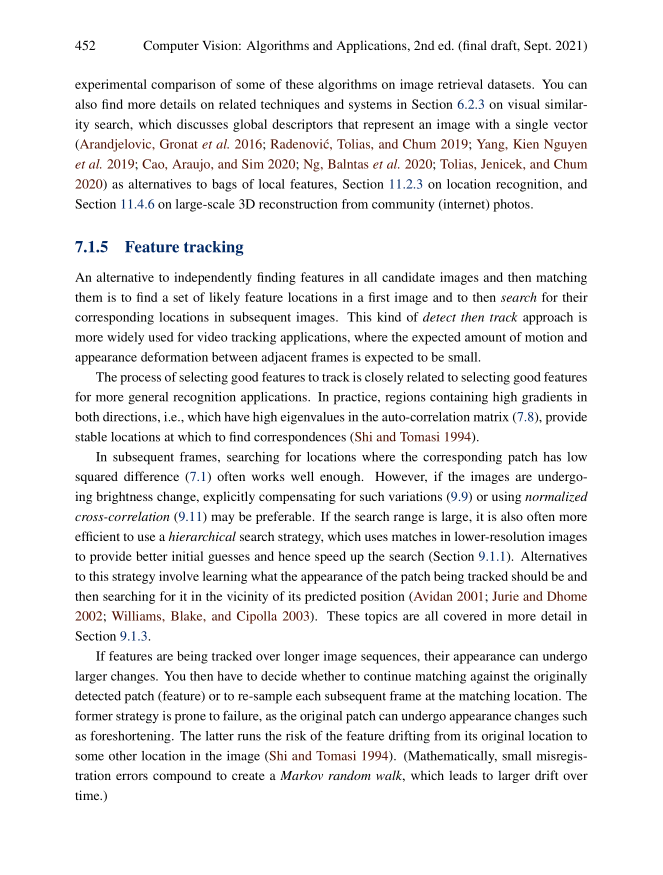
#> input picture assignment_4/solutions/reference_img.png, 1325 x 1750 px (shown at 1/2 size)
$ python assignment_4.py
#> lines starting #> are read from the running program, lines starting #| are printed output that depends on the picture; pictures that were not available may be replaced by others from this repository, and a replacement may not be noted
#> further down, image is the input picture: shape (1750, 1325, 3); mean B, G, R 239, 239, 239.3
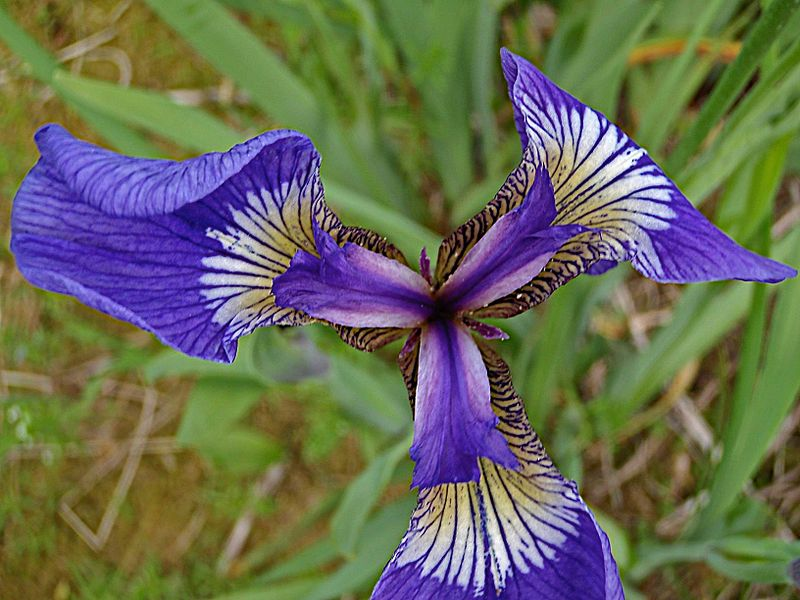
#> input picture assignment_1/solutions/iris-1.jpg, 800 x 600 px, given in place of align_this.jpg, which was not available
#> further down, image2 is the input picture: shape (600, 800, 3); mean B, G, R 86.8, 107.1, 104.6
import pathlib as path

import cv2
import numpy as np


def print_and_save(title: str, image_to_save: np.ndarray):
    source_path = path.Path(__file__).parent
    cv2.imshow(title, image_to_save)
    cv2.imwrite(str(source_path / title), image_to_save)
    cv2.waitKey(0)
    cv2.destroyAllWindows()

def reference_image(image: np.ndarray):
    image_gray = cv2.cvtColor(image, cv2.COLOR_BGR2GRAY)
    detection = cv2.cornerHarris(image_gray, 2, 3, 0.04)

    detection = cv2.dilate(detection, None)

    image[detection > 0.01 * detection.max()] = [255,0,0]

    print_and_save('harris.png', image)

def sift_and_stitch(image_to_align: np.ndarray, reference_image: np.ndarray, max_features: int = 10, good_match_percent: float = 0.7):
#> called with max_features = 10, good_match_percent = 0.7
    image_to_align_gray = cv2.cvtColor(image_to_align, cv2.COLOR_BGR2GRAY)
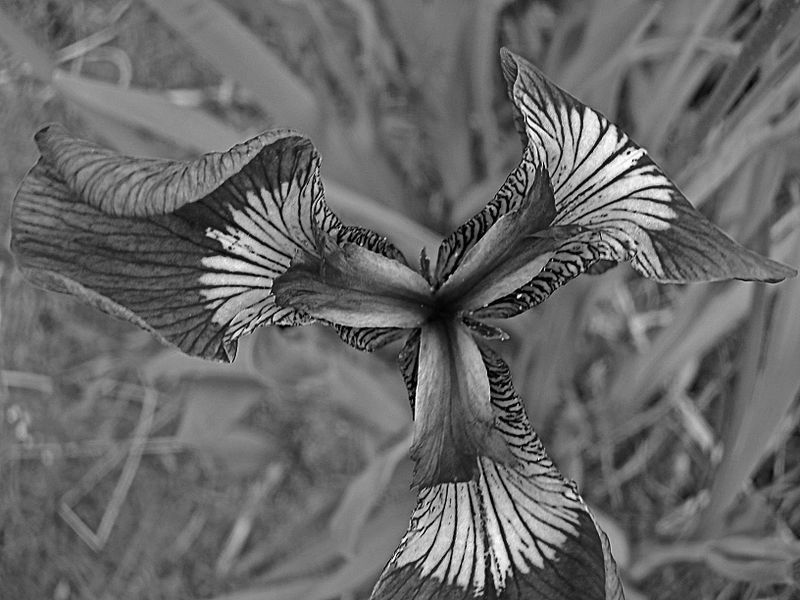
#> image_to_align_gray: shape (600, 800); min 0, max 255, mean 104.1
    reference_image_gray = cv2.cvtColor(reference_image, cv2.COLOR_BGR2GRAY)

    # Detect SIFT features
    sift = cv2.SIFT_create()
    kp1, des1 = sift.detectAndCompute(image_to_align_gray, None)
#> kp1 = 3134 keypoints; strongest (x, y, size): (519, 296, 2.7), (628, 153, 2.2), (501, 579, 2.3), (392, 560, 1.9)
    kp2, des2 = sift.detectAndCompute(reference_image_gray, None)
#> kp2 = 16587 keypoints; strongest (x, y, size): (868, 326, 1.8), (940, 286, 1.8), (528, 286, 1.8), (209, 1230, 1.8)

    bf = cv2.BFMatcher(cv2.NORM_L2, crossCheck=True)

    matches = bf.match(des1, des2)
#> matches = 359 matches
    matches = sorted(matches, key=lambda x: x.distance)
    matches = [m for m in matches if m.distance > good_match_percent]
    matches_to_draw = matches[:max_features]
#> matches_to_draw = 10 matches

    result = cv2.drawMatches(
        image_to_align_gray, kp1,
        reference_image_gray, kp2,
        matches_to_draw,
        None,
        flags=2,
    )
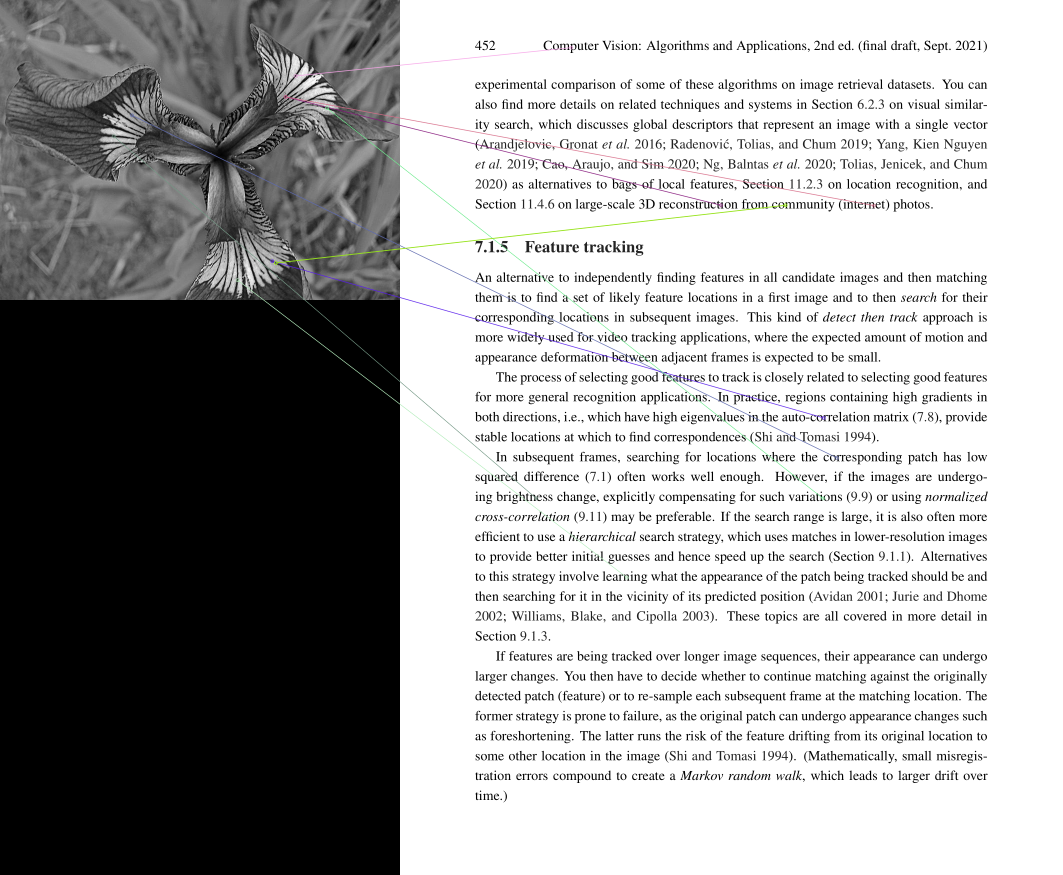
#> result: shape (1750, 2125, 3) (shown at 1/2 size); mean of channels 0, 1, 2 162.3, 162.3, 162.3; drawn as B, G, R
    print_and_save('sift.jpg', result)

    # Extract location of good matches
    src_pts = np.array([kp1[m.queryIdx].pt for m in matches_to_draw], dtype=np.float32).reshape(-1, 1, 2)
#> src_pts = [[590.8, 151.4], [263.5, 230.2], [570.8, 193.3], [544, 522], [653.6, 215.8], [570.8, 193.3], [551.1, 525.5], [227, 272], [474.7, 559.8], [551.1, 525.5]]
    dst_pts = np.array([kp2[m.trainIdx].pt for m in matches_to_draw], dtype=np.float32).reshape(-1, 1, 2)
#> dst_pts = [[342.1, 94.78], [873.6, 915.4], [641.5, 410], [847.2, 835.4], [845.4, 996.3], [947.4, 410.8], [770.6, 410.1], [272, 996.3], [453.4, 1154.7], [770.6, 410.1]]

    # Compute homography
    H, _mask = cv2.findHomography(src_pts, dst_pts, cv2.RANSAC, 5.0)
#> H = [[-0.261, -0.135, 252.5], [-1.57, -0.171, 975.8], [-0.00115, -0.0006, 1]]

    # Warp image_to_align to the reference frame
    h, w = reference_image.shape[:2]
#> h = 1750; w = 1325
    warped = cv2.warpPerspective(image_to_align, H, (w, h))
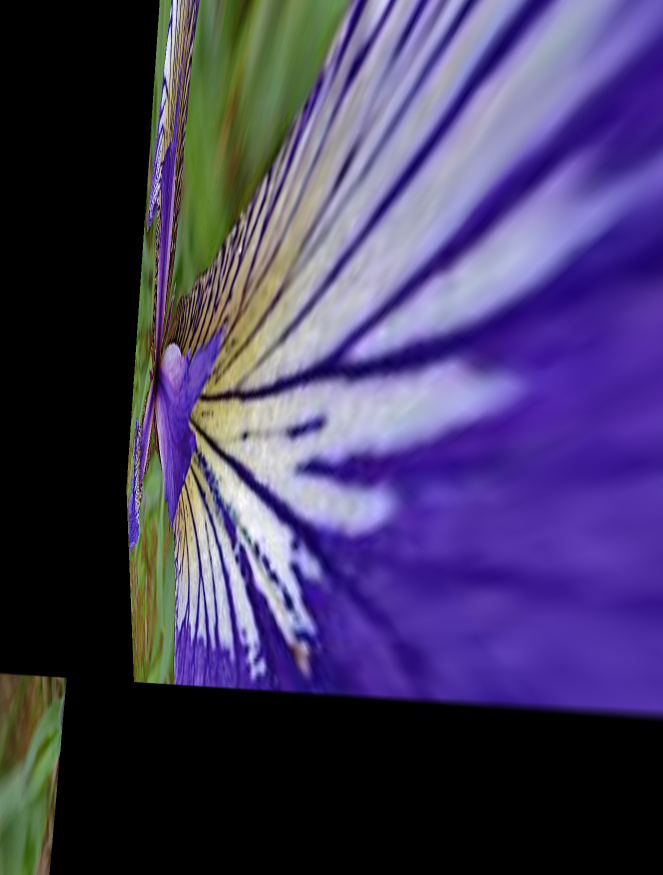
#> warped: shape (1750, 1325, 3) (shown at 1/2 size); mean B, G, R 96.5, 59.4, 67.9

    # Simple linear blending (average where both images overlap)
    blended = cv2.addWeighted(reference_image, 0.5, warped, 0.5, 0)
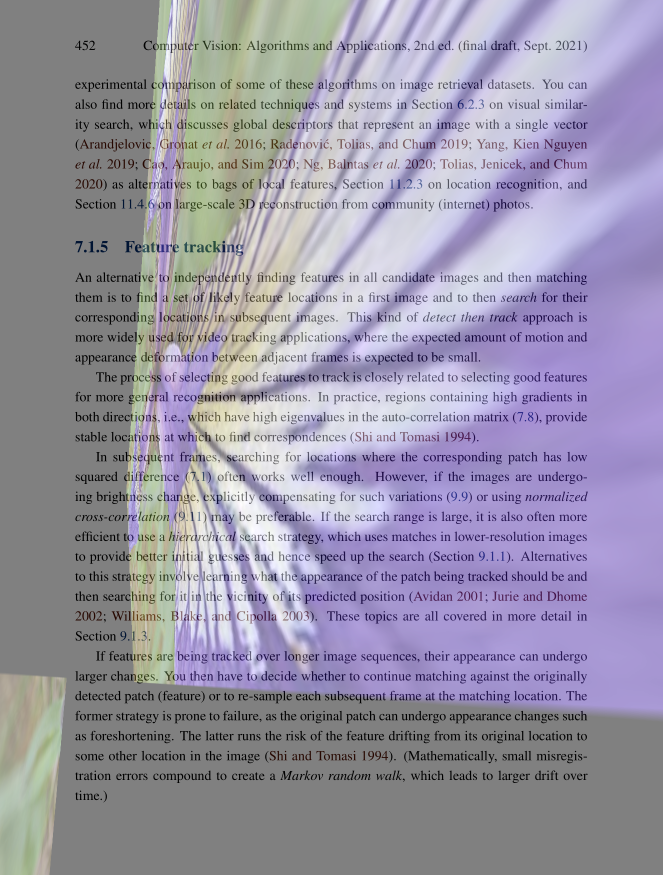
#> blended: shape (1750, 1325, 3) (shown at 1/2 size); mean B, G, R 167.9, 149.3, 153.8

    print_and_save('stitched.jpg', blended)


if __name__ == "__main__":
    source_path = path.Path(__file__).parent
    image_path = source_path / 'reference_img.png'
    image = cv2.imread(str(image_path))

    #reference_image(image)

    image2_path = source_path / 'align_this.jpg'
    image2 = cv2.imread(str(image2_path))

    sift_and_stitch(image2, image, max_features=10, good_match_percent=0.7)
